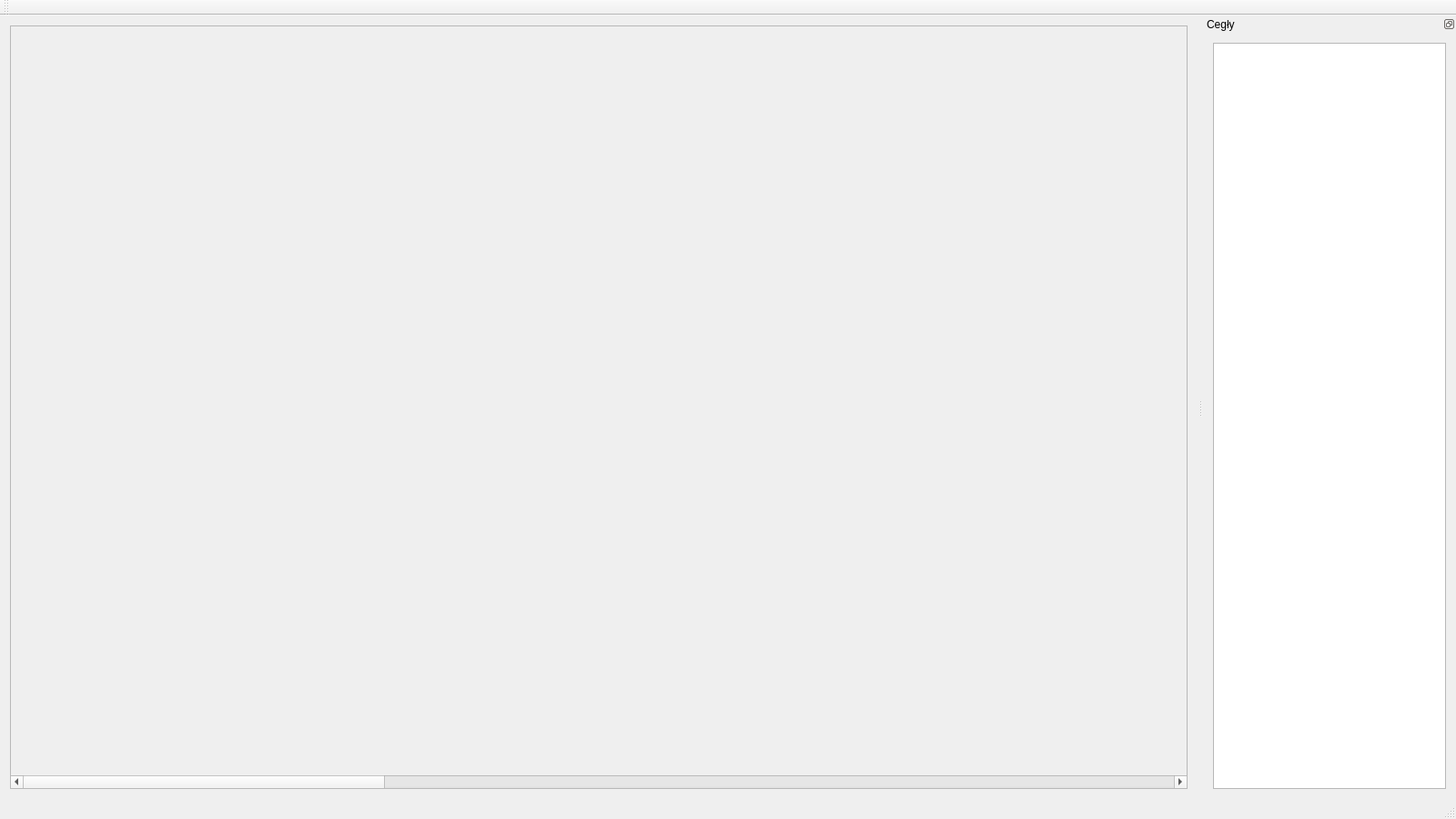
<?xml version="1.0" encoding="UTF-8"?>
<ui version="4.0">
 <class>MainWindow</class>
 <widget class="QMainWindow" name="MainWindow">
  <property name="geometry">
   <rect>
    <x>0</x>
    <y>0</y>
    <width>1600</width>
    <height>900</height>
   </rect>
  </property>
  <property name="windowTitle">
   <string>Astro Rush- level creator v0.0</string>
  </property>
  <property name="windowIcon">
   <iconset resource="resources.qrc">
    <normaloff>:/img/icon.png</normaloff>:/img/icon.png</iconset>
  </property>
  <property name="styleSheet">
   <string notr="true"/>
  </property>
  <property name="iconSize">
   <size>
    <width>50</width>
    <height>50</height>
   </size>
  </property>
  <widget class="QWidget" name="centralWidget">
   <layout class="QGridLayout" name="gridLayout_3">
    <item row="0" column="0">
     <widget class="QScrollArea" name="scrollArea">
      <property name="styleSheet">
       <string notr="true"/>
      </property>
      <property name="widgetResizable">
       <bool>true</bool>
      </property>
      <widget class="QWidget" name="scrollAreaWidgetContents">
       <property name="geometry">
        <rect>
         <x>0</x>
         <y>0</y>
         <width>524305</width>
         <height>837</height>
        </rect>
       </property>
       <layout class="QGridLayout" name="gridLayout_4">
        <item row="0" column="0">
         <widget class="Renderer" name="widget" native="true">
          <property name="minimumSize">
           <size>
            <width>900000</width>
            <height>0</height>
           </size>
          </property>
          <property name="maximumSize">
           <size>
            <width>900000</width>
            <height>760</height>
           </size>
          </property>
         </widget>
        </item>
       </layout>
      </widget>
     </widget>
    </item>
   </layout>
  </widget>
  <widget class="QToolBar" name="mainToolBar">
   <property name="iconSize">
    <size>
     <width>30</width>
     <height>30</height>
    </size>
   </property>
   <attribute name="toolBarArea">
    <enum>TopToolBarArea</enum>
   </attribute>
   <attribute name="toolBarBreak">
    <bool>false</bool>
   </attribute>
  </widget>
  <widget class="QStatusBar" name="statusBar"/>
  <widget class="QDockWidget" name="dockWidget_2">
   <property name="whatsThis">
    <string>Wybierz rodzaj terenu</string>
   </property>
   <property name="features">
    <set>QDockWidget::DockWidgetFloatable|QDockWidget::DockWidgetMovable</set>
   </property>
   <property name="windowTitle">
    <string>Cegły</string>
   </property>
   <attribute name="dockWidgetArea">
    <number>2</number>
   </attribute>
   <widget class="QWidget" name="dockWidgetContents_2">
    <layout class="QGridLayout" name="gridLayout_2">
     <item row="0" column="0">
      <widget class="QListWidget" name="listWidget_2">
       <property name="iconSize">
        <size>
         <width>60</width>
         <height>60</height>
        </size>
       </property>
       <property name="viewMode">
        <enum>QListView::IconMode</enum>
       </property>
       <item>
        <property name="text">
         <string/>
        </property>
        <property name="icon">
         <iconset resource="resources.qrc">
          <normaloff>:/img/m1.png</normaloff>:/img/m1.png</iconset>
        </property>
       </item>
       <item>
        <property name="text">
         <string/>
        </property>
        <property name="icon">
         <iconset resource="resources.qrc">
          <normaloff>:/img/m2.png</normaloff>:/img/m2.png</iconset>
        </property>
       </item>
       <item>
        <property name="text">
         <string/>
        </property>
        <property name="icon">
         <iconset resource="resources.qrc">
          <normaloff>:/img/m3.png</normaloff>:/img/m3.png</iconset>
        </property>
       </item>
       <item>
        <property name="text">
         <string/>
        </property>
        <property name="icon">
         <iconset resource="resources.qrc">
          <normaloff>:/img/m4.png</normaloff>:/img/m4.png</iconset>
        </property>
       </item>
       <item>
        <property name="text">
         <string/>
        </property>
        <property name="icon">
         <iconset resource="resources.qrc">
          <normaloff>:/img/m5.png</normaloff>:/img/m5.png</iconset>
        </property>
       </item>
       <item>
        <property name="text">
         <string/>
        </property>
        <property name="icon">
         <iconset resource="resources.qrc">
          <normaloff>:/img/m6.png</normaloff>:/img/m6.png</iconset>
        </property>
       </item>
       <item>
        <property name="text">
         <string/>
        </property>
        <property name="icon">
         <iconset resource="resources.qrc">
          <normaloff>:/img/m7.png</normaloff>:/img/m7.png</iconset>
        </property>
       </item>
       <item>
        <property name="text">
         <string/>
        </property>
        <property name="icon">
         <iconset resource="resources.qrc">
          <normaloff>:/img/m8.png</normaloff>:/img/m8.png</iconset>
        </property>
       </item>
       <item>
        <property name="text">
         <string/>
        </property>
        <property name="icon">
         <iconset resource="resources.qrc">
          <normaloff>:/img/m9.png</normaloff>:/img/m9.png</iconset>
        </property>
       </item>
       <item>
        <property name="text">
         <string/>
        </property>
        <property name="icon">
         <iconset resource="resources.qrc">
          <normaloff>:/img/m10.png</normaloff>:/img/m10.png</iconset>
        </property>
       </item>
       <item>
        <property name="text">
         <string/>
        </property>
        <property name="icon">
         <iconset resource="resources.qrc">
          <normaloff>:/img/m11.png</normaloff>:/img/m11.png</iconset>
        </property>
       </item>
       <item>
        <property name="text">
         <string/>
        </property>
        <property name="icon">
         <iconset resource="resources.qrc">
          <normaloff>:/img/m12.png</normaloff>:/img/m12.png</iconset>
        </property>
       </item>
       <item>
        <property name="text">
         <string/>
        </property>
        <property name="icon">
         <iconset resource="resources.qrc">
          <normaloff>:/img/m13.png</normaloff>:/img/m13.png</iconset>
        </property>
       </item>
       <item>
        <property name="text">
         <string/>
        </property>
        <property name="icon">
         <iconset resource="resources.qrc">
          <normaloff>:/img/m14.png</normaloff>:/img/m14.png</iconset>
        </property>
       </item>
       <item>
        <property name="text">
         <string/>
        </property>
        <property name="icon">
         <iconset resource="resources.qrc">
          <normaloff>:/img/m15.png</normaloff>:/img/m15.png</iconset>
        </property>
       </item>
       <item>
        <property name="text">
         <string/>
        </property>
        <property name="icon">
         <iconset resource="resources.qrc">
          <normaloff>:/img/m16.png</normaloff>:/img/m16.png</iconset>
        </property>
       </item>
       <item>
        <property name="text">
         <string/>
        </property>
        <property name="icon">
         <iconset resource="resources.qrc">
          <normaloff>:/img/m17.png</normaloff>:/img/m17.png</iconset>
        </property>
       </item>
       <item>
        <property name="text">
         <string/>
        </property>
        <property name="icon">
         <iconset resource="resources.qrc">
          <normaloff>:/img/m18.png</normaloff>:/img/m18.png</iconset>
        </property>
       </item>
       <item>
        <property name="text">
         <string/>
        </property>
        <property name="icon">
         <iconset resource="resources.qrc">
          <normaloff>:/img/m19.png</normaloff>:/img/m19.png</iconset>
        </property>
       </item>
       <item>
        <property name="text">
         <string/>
        </property>
        <property name="icon">
         <iconset resource="resources.qrc">
          <normaloff>:/img/m20.png</normaloff>:/img/m20.png</iconset>
        </property>
       </item>
       <item>
        <property name="text">
         <string/>
        </property>
        <property name="icon">
         <iconset resource="resources.qrc">
          <normaloff>:/img/m21.png</normaloff>:/img/m21.png</iconset>
        </property>
       </item>
      </widget>
     </item>
    </layout>
   </widget>
  </widget>
 </widget>
 <layoutdefault spacing="6" margin="11"/>
 <customwidgets>
  <customwidget>
   <class>Renderer</class>
   <extends>QWidget</extends>
   <header>renderer.hpp</header>
   <container>1</container>
  </customwidget>
 </customwidgets>
 <resources>
  <include location="resources.qrc"/>
 </resources>
 <connections/>
</ui>
